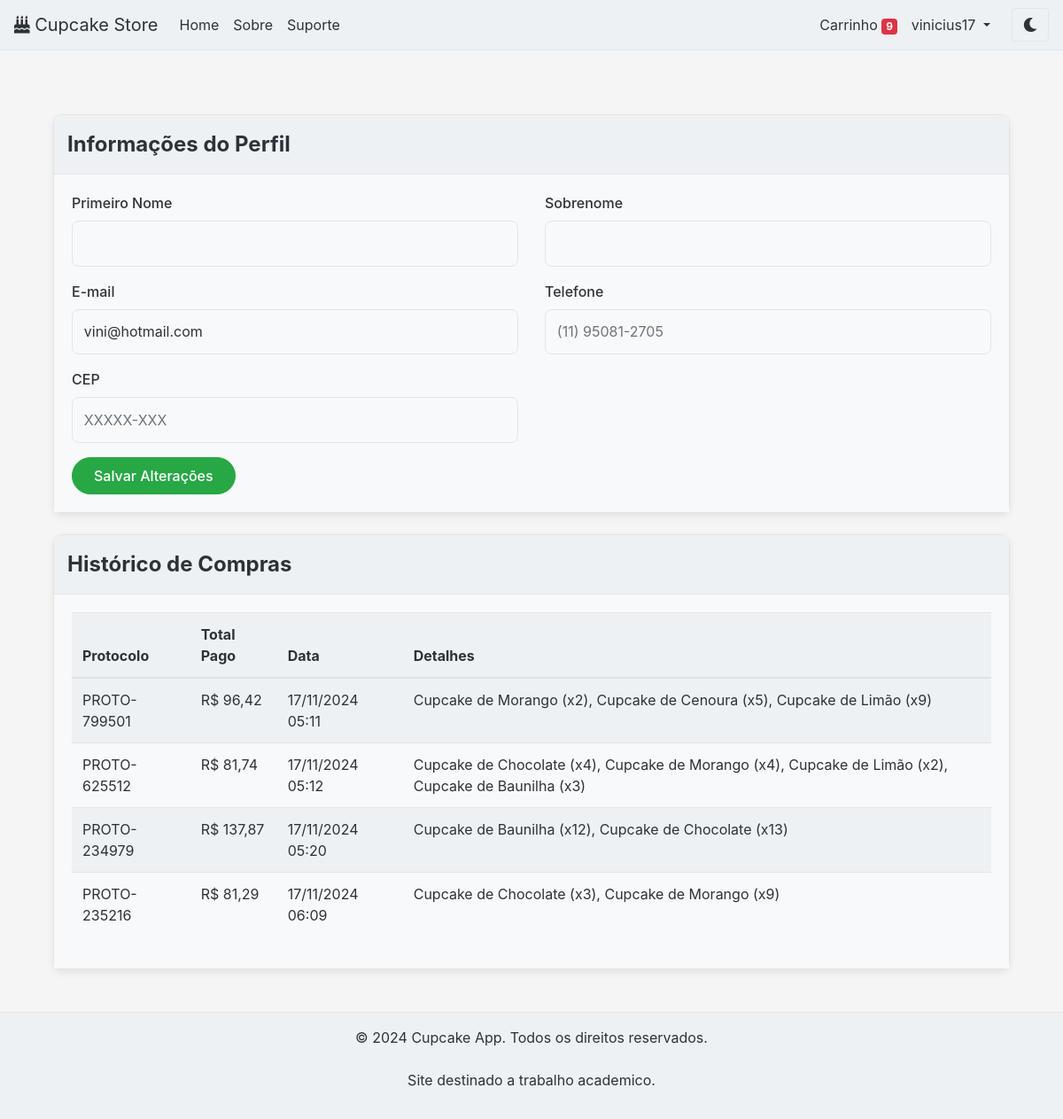
The page /perfil/ (signed in) on the database as committed earlier.
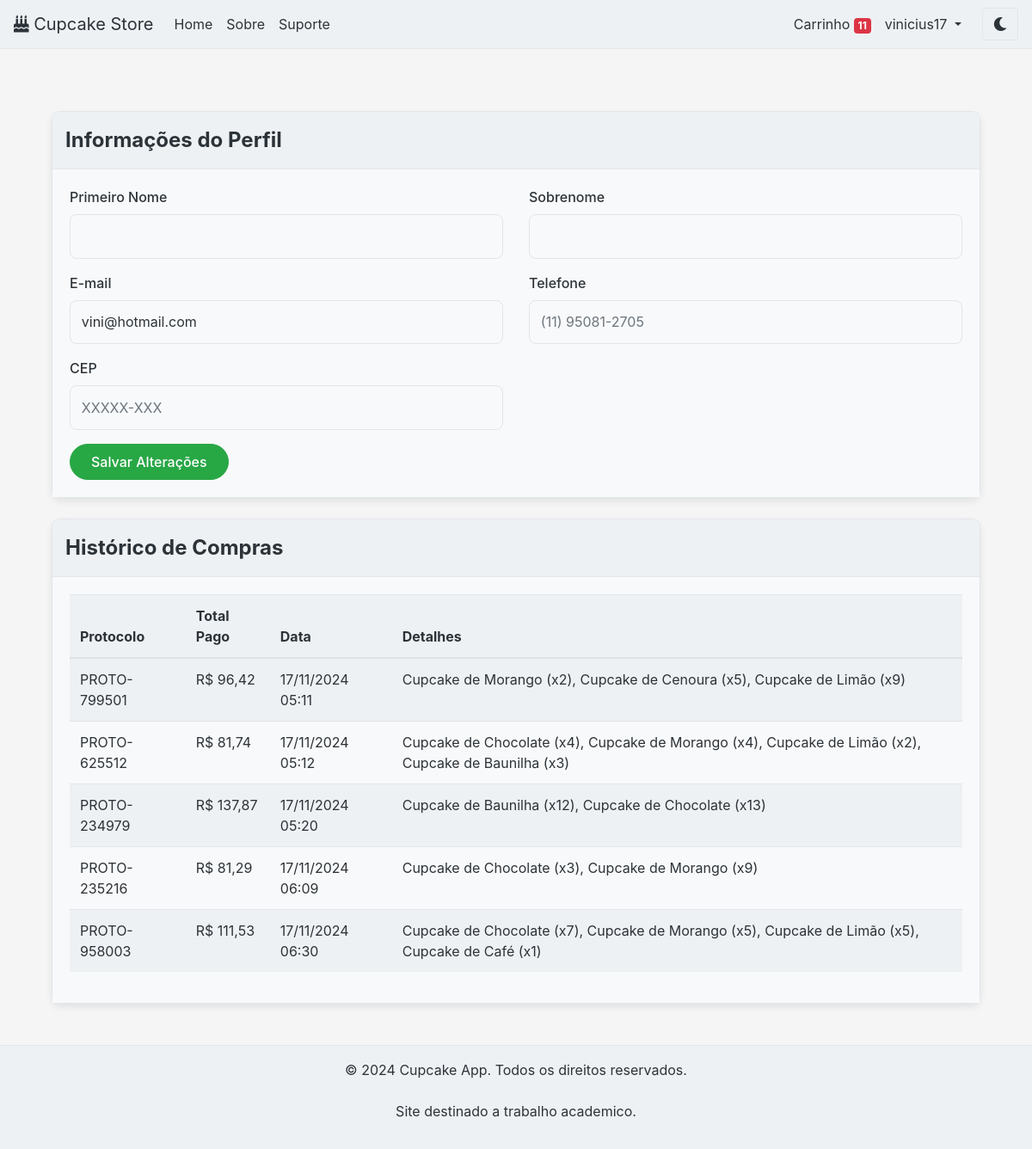
The same page on the database as committed later.
### meu_app/models.py (models this page shows, shortened)
class Compra(models.Model):
    usuario = models.ForeignKey(User, on_delete=models.CASCADE, related_name="compras")
    protocolo = models.CharField(max_length=20, unique=True)
    total_pago = models.DecimalField(max_digits=10, decimal_places=2)
    criado_em = models.DateTimeField(auto_now_add=True)
    detalhes = models.TextField(blank=True, null=True)
    class Meta:
        verbose_name = "Compra"
        verbose_name_plural = "Compras"

### meu_app/views.py (the view)
# urls.py: path('perfil/', views.perfil, name=PERFIL),  # Página de perfil
@login_required
def perfil(request):
    usuario = request.user
    perfil = Perfil.objects.filter(usuario=usuario).first()  # Recupera ou cria o perfil
    if request.method == 'POST':
        form = EditarPerfilForm(request.POST, instance=usuario)
        if form.is_valid():
            form.save()
            messages.success(request, 'Perfil atualizado com sucesso!')
            return redirect('perfil')
    else:
        form = EditarPerfilForm(instance=usuario, initial={
            'telefone': perfil.telefone if perfil else '',
            'cep': perfil.cep if perfil else '',
        })
    compras = usuario.compras.all()  # Histórico de compras do usuário
    return render(request, 'meu_app/perfil.html', {
        'form': form,
        'usuario': usuario,
        'compras': compras,
    })

### meu_app/forms.py (shortened to what this page needs)
class EditarPerfilForm(forms.ModelForm):
    telefone = forms.CharField(required=False, max_length=15, label="Telefone")
    cep = forms.CharField(required=False, max_length=9, label="CEP")
    class Meta:
        model = User
        fields = ['first_name', 'last_name', 'email']  # Campos do modelo User

### meu_app/context_processors.py (called while the page is built)
def carrinho_count(request):
    if request.user.is_authenticated:
        carrinho = Carrinho.objects.filter(usuario=request.user).first()
        if carrinho:
            return {'carrinho_count': carrinho.carrinhoproduto_set.aggregate(total=Sum('quantidade'))['total'] or 0}
    return {'carrinho_count': 0}

### meu_app/templates/meu_app/perfil.html (shortened to what this page needs)
{% extends 'meu_app/base.html' %}
{% block content %}
<div class="container mt-5">
    <div class="card profile-card mb-4">
        <div class="profile-card-header">Informações do Perfil</div>
        <div class="profile-card-body">
            <form method="post">
                <div class="row">
                    <div class="col-md-6 mb-3">
                        <label for="first_name" class="form-label">Primeiro Nome</label>
                        <input type="text" id="first_name" name="first_name" class="form-control" value="{{ form.instance.first_name }}" required>
                    </div>
                    <div class="col-md-6 mb-3">
                        <label for="last_name" class="form-label">Sobrenome</label>
                        <input type="text" id="last_name" name="last_name" class="form-control" value="{{ form.instance.last_name }}" required>
                    </div>
                </div>
                <div class="row">
                    <div class="col-md-6 mb-3">
                        <label for="email" class="form-label">E-mail</label>
                        <input type="email" id="email" name="email" class="form-control" value="{{ form.instance.email }}" required>
                    </div>
                    <div class="col-md-6 mb-3">
                        <label for="telefone" class="form-label">Telefone</label>
                        <input type="text" id="telefone" name="telefone" class="form-control" value="{{ form.initial.telefone }}" placeholder="(11) 95081-2705" maxlength="15">
                    </div>
                </div>
                <div class="row">
                    <div class="col-md-6 mb-3">
                        <label for="cep" class="form-label">CEP</label>
                        <input type="text" id="cep" name="cep" class="form-control" value="{{ form.initial.cep }}" placeholder="XXXXX-XXX" maxlength="9">
                    </div>
                </div>
                <button type="submit" class="btn btn-success btn-edit">Salvar Alterações</button>
            </form>
        </div>
    </div>
    <div class="card profile-card">
        <div class="profile-card-header">Histórico de Compras</div>
        <div class="profile-card-body">
            {% if compras %}
                <div class="desktop-history">
                    <table class="table table-striped">
                        <thead>
                            <tr>
                                <th>Protocolo</th>
                                <th>Total Pago</th>
                                <th>Data</th>
                                <th>Detalhes</th>
                            </tr>
                        </thead>
                        <tbody>
                            {% for compra in compras %}
                            <tr>
                                <td>{{ compra.protocolo }}</td>
                                <td>R$ {{ compra.total_pago|floatformat:2 }}</td>
                                <td>{{ compra.criado_em|date:"d/m/Y H:i" }}</td>
                                <td>{{ compra.detalhes|default:"Sem detalhes" }}</td>
                            </tr>
                            {% endfor %}
                        </tbody>
                    </table>
                </div>
            {% else %}
                <p class="text-muted">Nenhuma compra realizada ainda.</p>
            {% endif %}
        </div>
    </div>
</div>
{% endblock %}

### meu_app/templates/meu_app/base.html (shortened to what this page needs)
<!DOCTYPE html>
<html lang="en">
<head>
    {% load static %}
    <link rel="stylesheet" href="https://cdn.jsdelivr.net/npm/bootstrap@4.0.0/dist/css/bootstrap.min.css">
    <link rel="stylesheet" href="https://cdnjs.cloudflare.com/ajax/libs/font-awesome/5.15.4/css/all.min.css">
    <link rel="stylesheet" href="{% static 'css/themes.css' %}">
</head>
<body>
    <header>
        <nav class="navbar navbar-expand-lg navbar-light bg-light shadow">
            <a class="navbar-brand text-primary" href="/">
                <i class="fas fa-birthday-cake"></i>
                Cupcake Store
            </a>
            <div class="collapse navbar-collapse" id="navbarNav">
                <ul class="navbar-nav mr-auto">
                    <li class="nav-item">
                        <a class="nav-link" href="{% url 'index' %}">Home</a>
                    </li>
                    <li class="nav-item">
                        <a class="nav-link" href="{% url 'about' %}">Sobre</a>
                    </li>
                    {% if user.is_authenticated %}
                    <li class="nav-item">
                        <a class="nav-link" href="{% url 'suporte' %}">Suporte</a>
                    </li>
                    {% endif %}
                </ul>
                <ul class="navbar-nav">
                    {% if user.is_authenticated %}
                    <li class="nav-item">
                        <a class="nav-link" href="{% url 'carrinho' %}">
                            Carrinho
                            {% if carrinho_count > 0 %}
                            <span class="badge badge-primary">{{ carrinho_count }}</span>
                            {% endif %}
                        </a>
                    </li>
                    {% endif %}
                    {% if user.is_authenticated %}
                    <li class="nav-item dropdown">
                        <a class="nav-link dropdown-toggle" href="#" id="userDropdown" role="button"
                           data-toggle="dropdown" aria-haspopup="true" aria-expanded="false">
                            {{ user.username }}
                        </a>
                    </li>
                    {% endif %}
                    <li class="nav-item">
                        <button id="theme-toggle" class="btn btn-outline-secondary">
                            <i class="fas fa-moon"></i>
                        </button>
                    </li>
                </ul>
            </div>
        </nav>
    </header>
    <main class="container mt-4">
        {% block content %}{% endblock %}
    </main>
    <footer class="footer mt-auto py-3">
        <div class="container text-center">
            <span>&copy; 2024 Cupcake App. Todos os direitos reservados.</span>
            <br>
            <br>
            <p>Site destinado a trabalho academico. </p>
        </div>
    </footer>
</body>
</html>

Rows that differ between the two databases and show on the page:
added Compra: protocolo "PROTO-958003", total_pago "111,53", criado_em "17/11/2024 06:30", detalhes "Cupcake de Chocolate (x7), Cupcake de Morango (x5), Cupcake de Limão (x5), Cupcake de Café (x1)"
Other text that changed with them:
{{ carrinho_count }}: "9" → "11"
